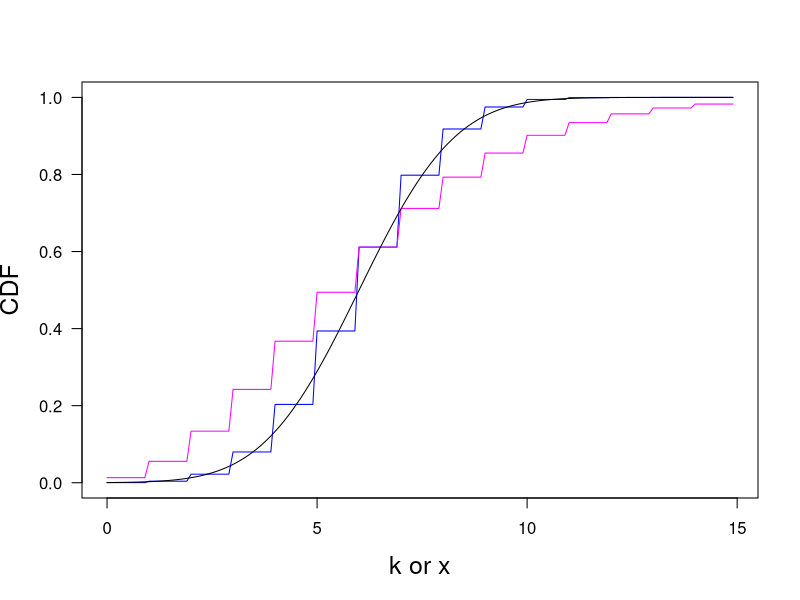

Generate this figure with R:
print('file: SolutionNegativeBinoBinoCDFs.R')
# EXERSISE: siblings, CDFs of bin., neg. bin. & normal dist.
mu = 6; sigmasq = 3.2308; sigma = sqrt(sigmasq)
pb = 1 - sigmasq/mu; n = mu/pb # binomial
print(c('n (before rounding) = ',n))
n = round(n); na = seq(0,n); pbinomial = dbinom(na,n,pb)
print(c('n = ',n))
print(c('pb = ',round(pb,4)))
p = sigmasq/mu; s = mu*p/(1-p)  # negative binomial
print(c('s (before rounding) = ',s))
s = round(s); pnegbino = dnbinom(na,s,p)
print(c('s = ',s))
print(c('p = ',round(p,4)))
na2 = seq(0,mu+5*sigma,0.1)
# png('BinoNegBinoCDFs220225.png',width=16,height=16,units='cm',res=300)
plot(na2,pbinom(na2,n,pb),type='l',lwd=1,col='blue',xlab='k or x',ylab='CDF',
     las=1,cex.lab=1.5)
lines(na2,pnbinom(na2,s,p),col='magenta',lwd=1)
lines(na2,pnorm(na2,mean=mu,sd=sigma),col='black')
# dev.off()